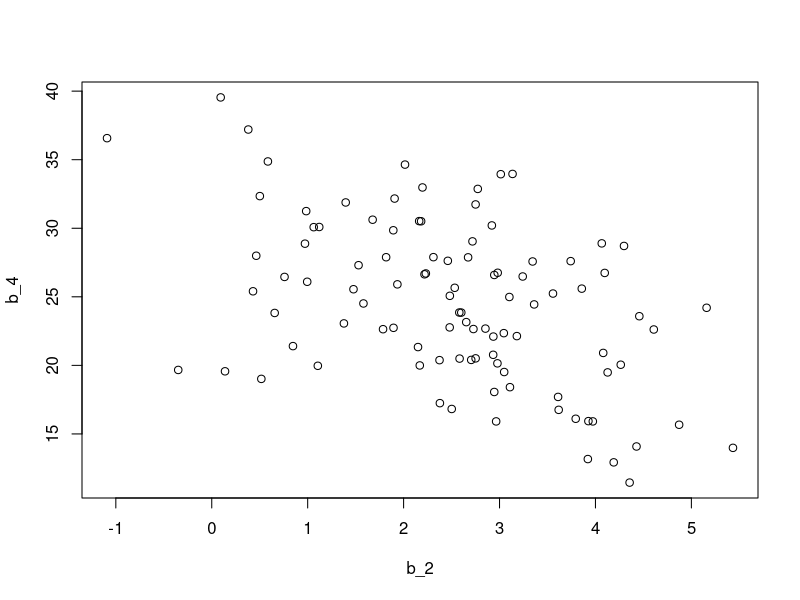
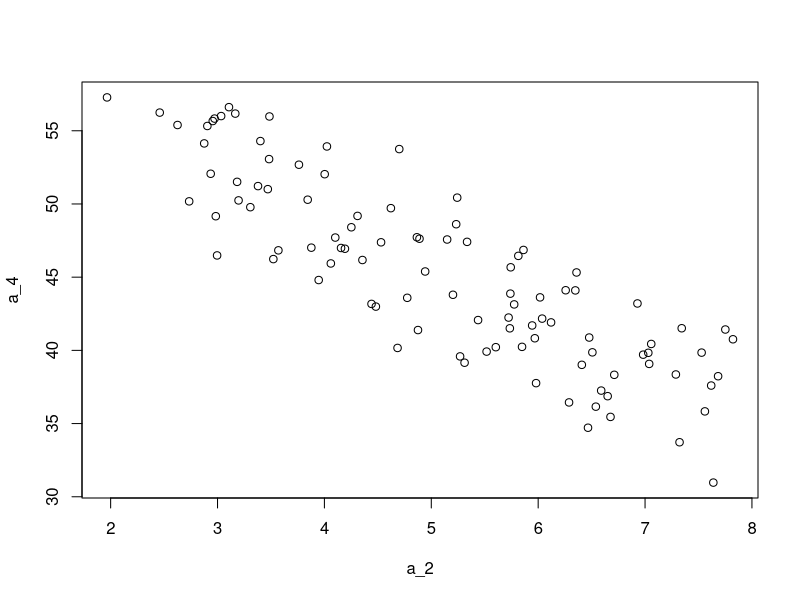

Here is the R script that generated these plots, in order:
#
Price <- c(17, 18, 19, 20, 22, 24, 26, 28, 30)
Demand <- c(40, 38, 35, 30, 28, 25, 22, 21, 20)

my_corr_KP <- function(x,y){
  # Karl Pearson's coefficient of correlation
  xMean <- mean(x)
  yMean <- mean(y)
  numerator_corr <- sum((x-xMean)*(y-yMean))
  denominator_corr <- sqrt(sum((x-xMean)^2))*sqrt(sum((y-yMean)^2))
  r <- numerator_corr/denominator_corr
  return(r)
}

corr <- my_corr_KP(Price,Demand)
Price1 <- (Price - 10)/3
Demand1 <- (Demand - 7)/5
corr1 <- my_corr_KP(Price1,Demand1)
###########################################################
x0 <- c(78, 89, 97, 69, 59, 79, 68)
y0 <- c(125,137,156,112,107,136,124)
my_corr_SR <- function(x,y){
  # Spearman's rank correlation coefficient
  # INCOMPLETE
  xRank <- match(x,sort(x))
  yRank <- match(y,sort(y))
  numerator_corr <- sum((xRank - yRank)^2)
  denominator_corr <- 2*length(x)*var(xRank)
  r <- 1 - numerator_corr/denominator_corr
  return(r)
}
#method = c("pearson", "kendall", "spearman")
#corr <- cor.test(x=cars$speed, y=cars$dist, method = 'spearman')
corr_r1 <- cor.test(Price, Demand, method = 'pearson')
corr_sr1 <- cor.test(x0, y0, method = 'spearman')
corr_2 <- my_corr_SR(x0,y0)
corr1
corr_2
corr_r1
corr_sr1


a= read.csv("over_50_data.csv")
a
colnames(a)
View(a)
b=read.csv("under_50_data.csv")
View(b)
colnames(b)
b_2<-unlist(b[2])
b_4<-unlist(b[4])
plot(b_2,b_4)
cor.test(as.numeric(b_2),as.numeric(b_4), method = 'pearson')


a_2<-unlist(a[2])
a_4<-unlist(a[4])
plot(a_2,a_4)
cor.test(as.numeric(a_2),as.numeric(a_4), method = 'pearson')

